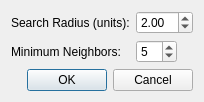
<?xml version="1.0" encoding="UTF-8"?>
<ui version="4.0">
    <class>OutlierRemovalDialog</class>
    <widget class="QDialog" name="OutlierRemovalDialog">
        <property name="windowTitle">
            <string>Outlier Removal Settings</string>
        </property>
        <layout class="QVBoxLayout" name="verticalLayout">

            <item>
                <layout class="QFormLayout" name="formLayout">
                    <property name="fieldGrowthPolicy">
                        <enum>QFormLayout::ExpandingFieldsGrow</enum>
                    </property>
                    <item row="0" column="0">
                        <widget class="QLabel" name="labelRadius">
                            <property name="text">
                                <string>Search Radius (units):</string>
                            </property>
                        </widget>
                    </item>
                    <item row="0" column="1">
                        <widget class="QDoubleSpinBox" name="spinRadius">
                            <property name="minimum">
                                <double>0.1</double>
                            </property>
                            <property name="maximum">
                                <double>50.0</double>
                            </property>
                            <property name="singleStep">
                                <double>0.1</double>
                            </property>
                            <property name="value">
                                <double>2.0</double>
                            </property>
                            <property name="decimals">
                                <number>2</number>
                            </property>
                        </widget>
                    </item>
                    <item row="1" column="0">
                        <widget class="QLabel" name="labelNeighbors">
                            <property name="text">
                                <string>Minimum Neighbors:</string>
                            </property>
                        </widget>
                    </item>
                    <item row="1" column="1">
                        <widget class="QSpinBox" name="spinMinNeighbors">
                            <property name="minimum">
                                <number>1</number>
                            </property>
                            <property name="maximum">
                                <number>50</number>
                            </property>
                            <property name="value">
                                <number>5</number>
                            </property>
                        </widget>
                    </item>
                </layout>
            </item>

            <item>
                <widget class="QDialogButtonBox" name="buttonBox">
                    <property name="standardButtons">
                        <set>QDialogButtonBox::Cancel|QDialogButtonBox::Ok</set>
                    </property>
                </widget>
            </item>

        </layout>
    </widget>
    <resources/>
    <connections/>
</ui>
